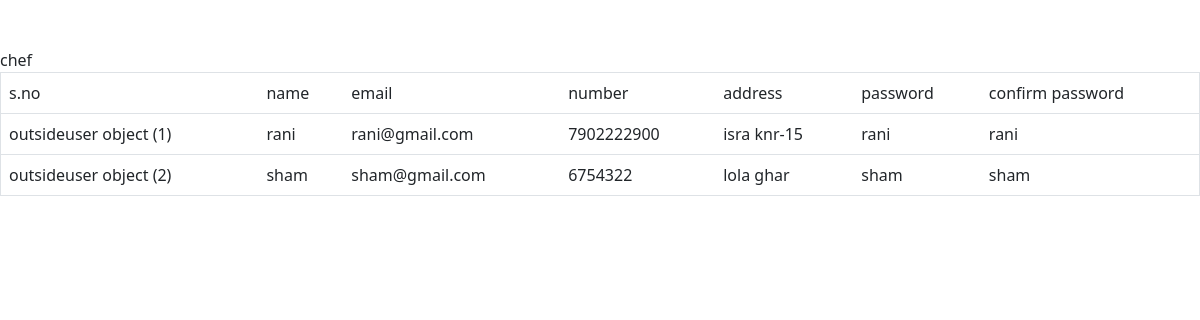
Page /adminapprovedoutsideuser on the committed database.
### hoteltacos/models.py (models this page shows)
class outsideuser(models.Model):
    user=models.ForeignKey(User, on_delete=models.CASCADE)
    name=models.CharField(max_length=20)
    email=models.EmailField(max_length=20)
    num=models.IntegerField()
    address=models.CharField(max_length=10)
    password=models.CharField(max_length=20)
    cpassword=models.CharField(max_length=20)
    status=models.CharField(max_length=10)
    role=models.CharField(max_length=10)

### hoteltacos/views.py (the view)
# urls.py: path("adminapprovedoutsideuser", views.adminapprovedoutsideuser,name='adminapprovedoutsideuser'),
def adminapprovedoutsideuser(request):
    data=outsideuser.objects.all()
    return render(request,'viewapprovedoutsideuser.html',{'dt' :data})

### hoteltacos/templates/viewapprovedoutsideuser.html (shortened to what this page needs)
<!DOCTYPE html>
<html lang="en">
<head>
    <link href="https://cdn.jsdelivr.net/npm/bootstrap@5.3.0-alpha1/dist/css/bootstrap.min.css" rel="stylesheet"
>
  <link rel="stylesheet" href="../static/style.css">
</head>
<body>
  <div class="conatainer-fluid">
    <div class="table-responsive table-bordered">
      <table class="table">
        <div class="container"><br><br>
          <td class="tdco">
            s.no
          </td>
          <td class="tdco">
            name
          </td>
          <td class="tdco">
            email
          </td>
          <td class="tdco">
           number
          </td>
          <td class="tdco">
            address
          </td>
          <td class="tdco">
            password
          </td>
          <td class="tdco">
          confirm password
          </td>
<div class="stu">
          {% for i in dt %}
          {% if i.status == "1" %}
          <tr>
            <td class="tdco">
              {{i}}
            </td>
            <td class="tdco">
              {{i.name}}
            </td>
            <td class="tdco">
              {{i.email}}
            </td>
            <td class="tdco">
              {{i.num}}
            </td>
            <td class="tdco">
              {{i.address}}
            </td>
            <td class="tdco">
              {{i.password}}
            </td>
            <td class="tdco">
              {{i.cpassword}}
            </td>
          </tr>
          {% endif %}
          {% endfor %}
        </div>
        </div>
      </table>
    </div>
   </div>
</body>
</html>

### hoteltacos/templates/viewapprovedoutsideuser.html (style rules this page uses)
.tdco { color: black; }

### rows in the picture
outsideuser: id "outsideuser object (1)", name "rani", email "rani@gmail.com", num "7902222900", address "isra knr-15", password "rani", cpassword "rani"
outsideuser: id "outsideuser object (2)", name "sham", email "sham@gmail.com", num "6754322", address "lola ghar", password "sham", cpassword "sham"
